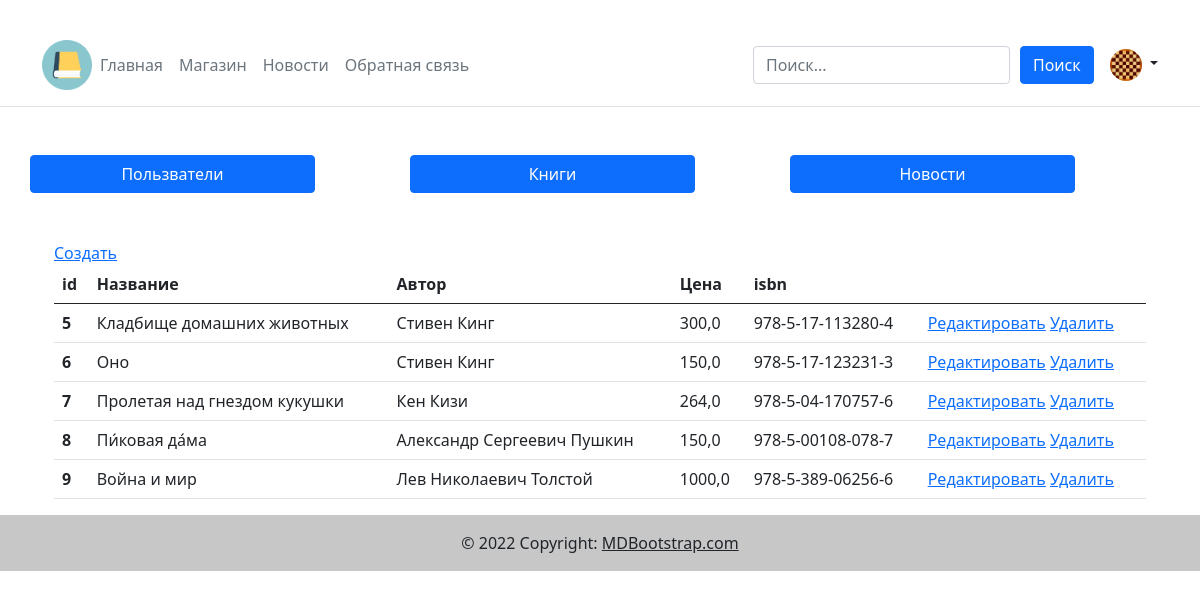
Before: /moderator/moderator_book/ (signed in) with the older database file.
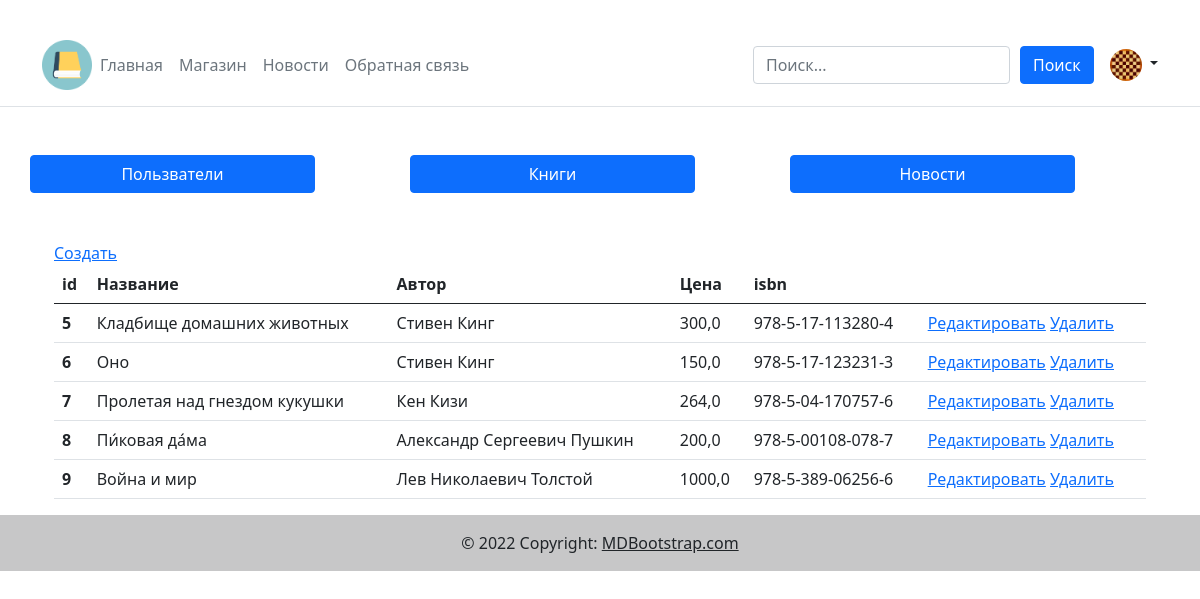
After: the same page with the newer database file.
### main/models.py (models this page shows, shortened)
class book (models.Model):
    objects = None
    title = models.CharField(max_length=255, verbose_name = "Названеи книги")
    isbn = models.CharField(null = True, blank = True, max_length=255, verbose_name = "isbn")
    photo = models.ImageField(upload_to="photo/book/%Y/%m/%d/", verbose_name = "Фотография книги")
    description = models.TextField(blank=True, verbose_name = "Описание книги")
    time_create = models.DateTimeField(auto_now_add=True, verbose_name = "Дата публикации книги")
    is_published = models.BooleanField(default=True, verbose_name = "Публикация")
    price = models.FloatField(verbose_name = "Цена")
    Author = models.ForeignKey(Author_of_the_book, null = True, blank = True, verbose_name = "Автор",on_delete = models.CASCADE)
    genre = models.ForeignKey(genre_of_the_book, null = False, blank = True, verbose_name = "Кагория книги",on_delete = models.CASCADE)

class Author_of_the_book(models.Model):
    objects = None
    name = models.CharField(max_length=255, verbose_name = "Имя автора")
    photo = models.ImageField(upload_to="photo/author/%Y/%m/%d/", verbose_name = "Фотография автора")
    description = models.TextField(blank=True, verbose_name = "Описание книги")
    def __str__(self):
        return self.name

### moderator/views.py (the view)
# urls.py: path('moderator_book/', views.moderator_book, name='moderator_book'),
def moderator_book(request):
    books = book.objects.all()
    if request.user.is_authenticated:
        photo_user=profile.objects.filter(user = request.user)
    else:
        photo_user = ""
    context = {
        'books':books,
        'photo_user':photo_user,
        }
    return render(request,"moderator/moderator_book.html",context = context)

### moderator/templates/moderator/moderator_book.html (shortened to what this page needs)
﻿{% extends 'base.html' %}
{% block content %}
    {% include 'menu_moderator.html'%}
    <div class="container mt-5">
        <a href="{% url "moderator:create_book"%}">Создать</a>
        <table class="table">
            <thead>
                <tr>
                    <th scope="col">id</th>
                    <th scope="col">Название</th>
                    <th scope="col">Автор</th>
                    <th scope="col">Цена</th>
                    <th scope="col">isbn</th>
                    <th scope="col"></th>
                </tr>
            </thead>
            <tbody>
            {% for ad in books %}
                <tr>
                    <th scope="row">{{ad.pk}}</th>
                    <td>{{ad.title}}</td>
                    <td>{{ad.Author}}</td>
                    <td>{{ad.price}}</td>
                    <td>{{ad.isbn}}</td>
                    <td>
                        <a href="{% url "moderator:edit_book" ad.id %}">Редактировать</a>
                        <a href="{% url "moderator:delete_book" ad.id %}">Удалить</a>
                    </td>
                </tr>
                {% endfor %}
            </tbody>
        </table>
    </div>
{% endblock %}

Changed rows visible on the page:
changed book "Пи́ковая да́ма": price "150,0" → "200,0"
